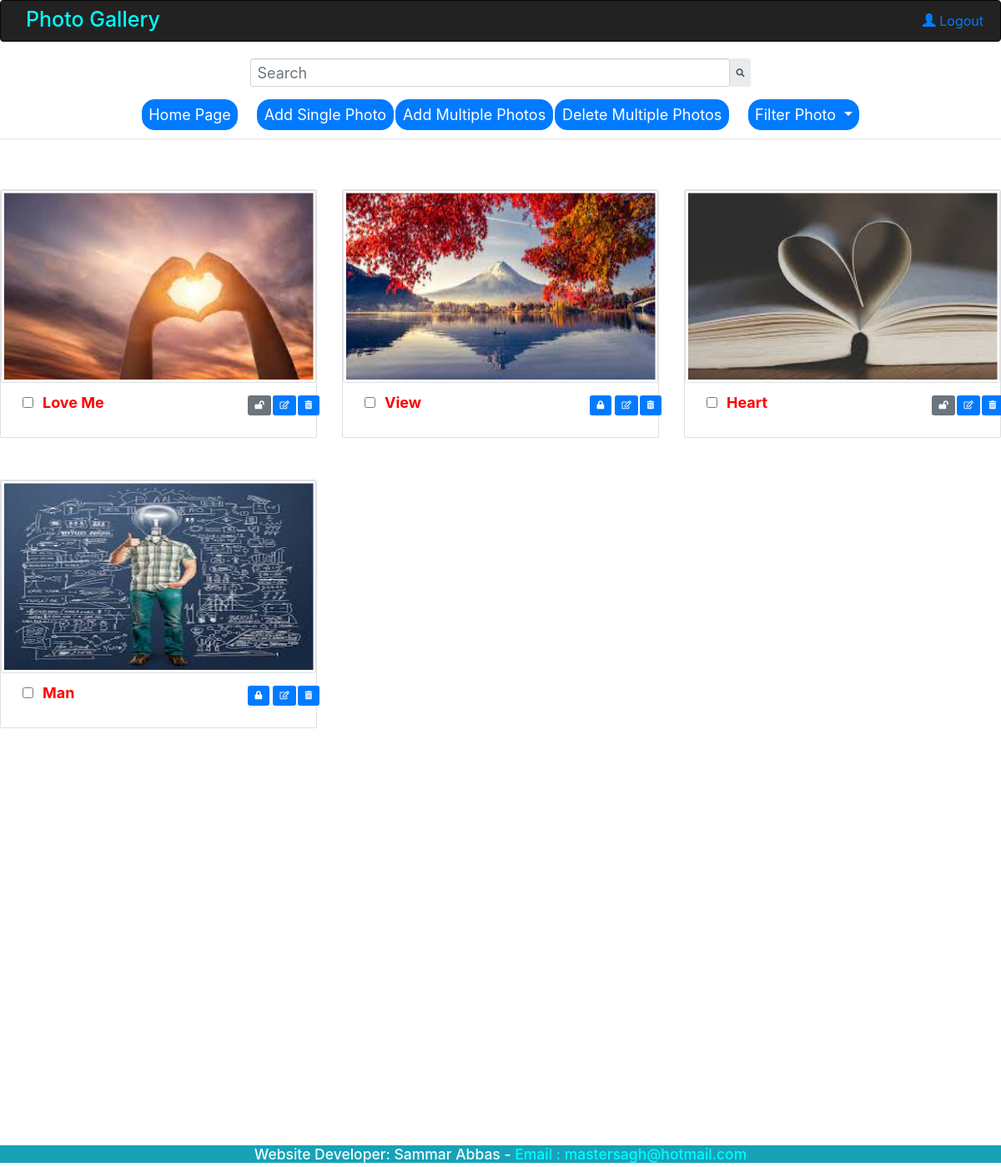
Page /userAllPhotos (signed in) on the committed database.
### pictureApp/models.py (models this page shows, shortened)
class Photo(models.Model):
    title = models.CharField(max_length=50)
    image = models.ImageField()
    status = models.BooleanField(default=True)
    user = models.CharField(max_length=15, default="AnonymousUser")

### pictureApp/views.py (the view)
# urls.py: path('userAllPhotos', views.userAllPhotos, name="userAllPhotos"),
def userAllPhotos(request):
    is_sign_in = isSignIn(request)  #get is signed in
    form=PhotoForm()
    photoList = []
    obj = Photo.objects.all()
    for p in obj:
        temp = []
        if str(request.user) == p.user:
            temp.append(True)   # True allow permission to edit
            temp.append(p)
            photoList.append(temp)
    return render(request,"pictureApp/index.html", {
        "photo": photoList,
        "form": form,
        "isSignIn": is_sign_in
        })

### pictureApp/form.py
class PhotoForm(forms.ModelForm):
    class Meta:
        model=Photo
        fields=("title","image")

### pictureApp/views.py (called while the page is built)
def isSignIn(request):
    returning_value = True
    if "AnonymousUser" == str(request.user):
        returning_value = False
    return returning_value

### pictureApp/templates/pictureApp/index.html (shortened to what this page needs)
{% extends 'pictureApp/sample.html' %}
{% block body %}
    {% if not photo %}
        <h1 style="text-align: center; vertical-align: middle; margin-top: 5rem;">
            There Is No Related Picture Available In The Gallery
        </h1>
    {% else %}
    <div class="row" >
        {% for p in photo %}
            <div class="col-sm-4"style="padding-top: 50px" >
                <div class="card" >
                    <img src={{p.1.image.url}} alt="pictures" class="img-thumbnail" style="height :231px; width :600px"  >
                    <div class="row mt-3 ml-2 mr-2" style="height:55px">
                        <div class="col-lg-9 " >
                            {% if p.0 == True %}
                            <input class="check" type="checkbox"  data-id="{{p.1.id}}">
                            {% endif %}
                            <label style="color: red; font-size: 18px;"> &nbsp; {{p.1.title}}</label>
                        </div>
                        <div class="col-lg-3">
                            {% if p.0 %}
                            <div class="row mt-2"  >
                                <div class="col-sm-2" >
                                    <a href="{% url 'pictureApp:statusChange' p.1.id %}">
                                        {% if p.1.status %}
                                            <button class="btn btn-primary"><i class="fas fa-lock"></i></button>
                                        {% else %}
                                            <button class="btn btn-secondary"><i class="fas fa-lock-open"></i></button>
                                        {% endif %}
                                    </a>
                                </div>
                                <div class="col-sm-2">
                                    <a >
                                        <button class="btn btn-primary" data-toggle="modal" data-target="#exampleModal-{{p.1.id}}">
                                            <i class="far fa-edit"></i>
                                        </button>
                                    </a>
                                </div>
                                <div class="col-sm-1">
                                    <a href="{% url 'pictureApp:deletePhoto' p.1.id %}">
                                        <button class="btn btn-primary"><i class="fas fa-trash-alt"></i></button>
                                    </a>
                                </div>
                            </div>
                            {% else %}
                            <h5>Not Your Property</h5>
                            {% endif %}
                        </div>
                    </div>
                </div>
            </div>
        {% endfor %}
    </div>
    {% endif %}
{% endblock %}

### rows in the picture
Photo: image (picture), title "Love Me", status False (drawn)
Photo: image (picture), title "View", status True (drawn)
Photo: image (picture), title "Heart", status False (drawn)
Photo: image (picture), title "Man", status True (drawn)
